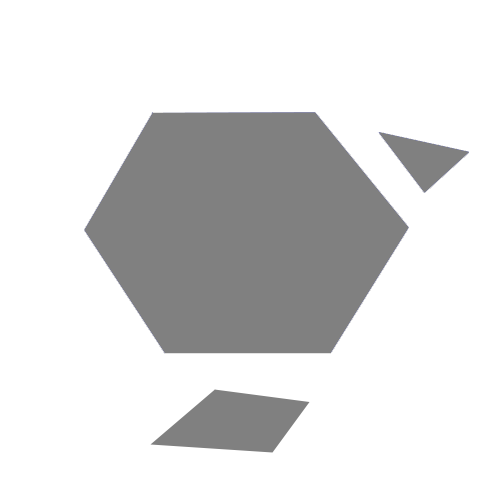
%> input picture edge detection.png, 500 x 500 px
$ octave edge_detection.m   (GNU Octave 9; MATLAB toolbox functions it lacks are replaced by stand-ins)
%> lines starting %> are read from the running program, lines starting %| are printed output that depends on the picture
img = imread('edge detection.png');
%> img is the input picture: size 500x500x3 uint8; mean R, G, B 220.7, 220.7, 220.7
img1 = rgb2gray(img);
imshow(img1);

[gx, gy] = imgradientxy(img1, 'sobel');
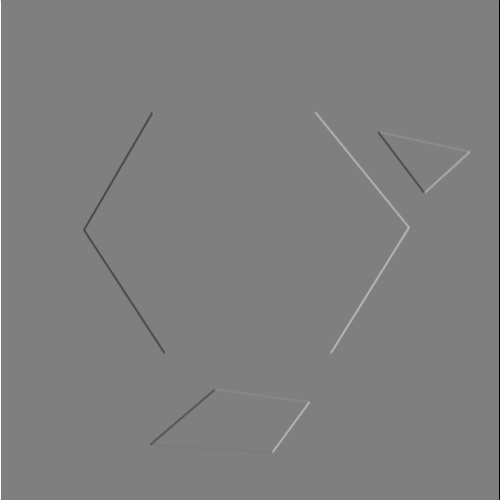
%> gx: size 500x500 double; min -1020, max 1020, mean 0; drawn with min black and max white
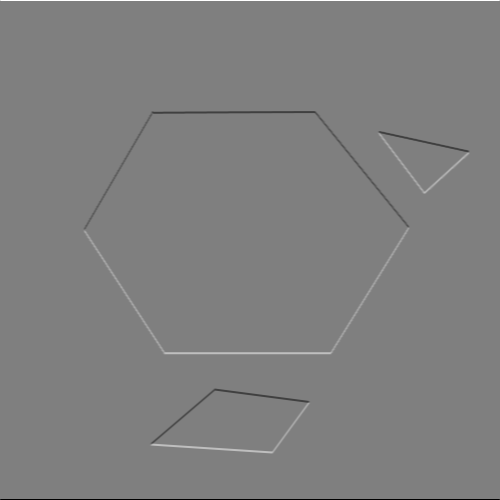
%> gy: size 500x500 double; min -1020, max 1020, mean 0; mean of the top-left, top-right, bottom-left and bottom-right quarters 1.6, 1.7, -1.6, -1.7; drawn with min black and max white
% imshow((gx + 4)/8);
figure, imshow(gx, []);
figure, imshow(gx, [-4 4]);
%> after `imshow(gx, [-4 4])`:
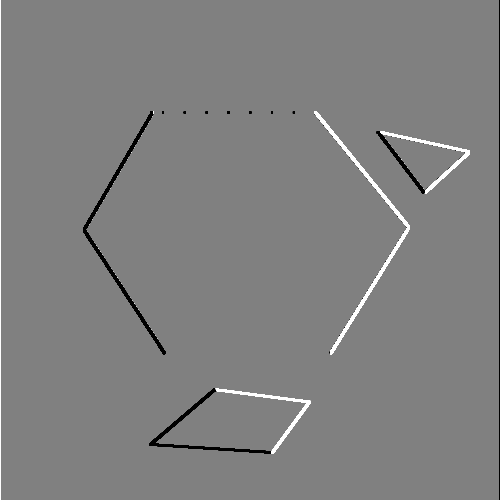
%> displayed picture: size 500x500, on the screen's scale of 0 to 255; min 0, max 255, mean 128

[Gmag,Gdir] = imgradient(gx, gy);
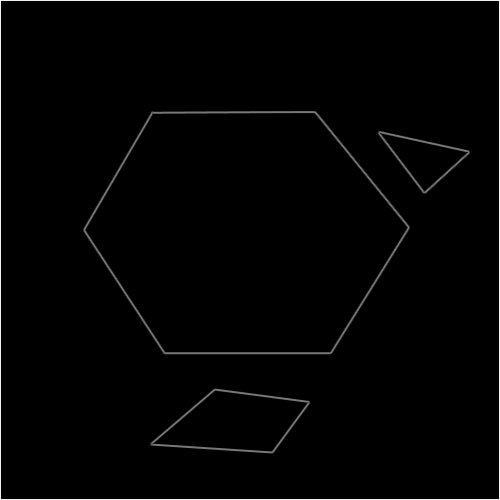
%> Gmag: size 500x500 double; min 0, max 1081.9, mean 14.2; drawn with min black and max white
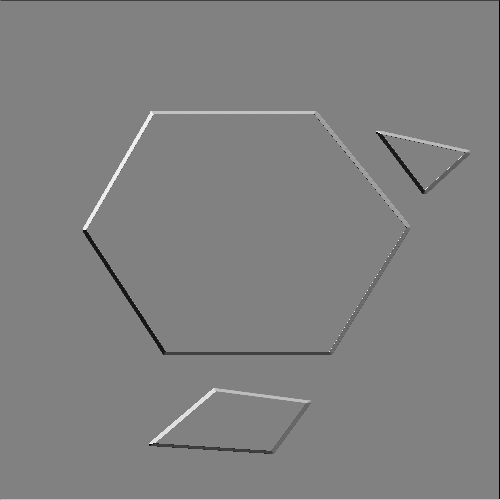
%> Gdir: size 500x500 double; min -180, max 173.6, mean -0.4; drawn with min black and max white
figure, imshow(Gmag/(4 * sqrt(2)));
%> after `imshow(Gmag/(4 * sqrt(2)))`:
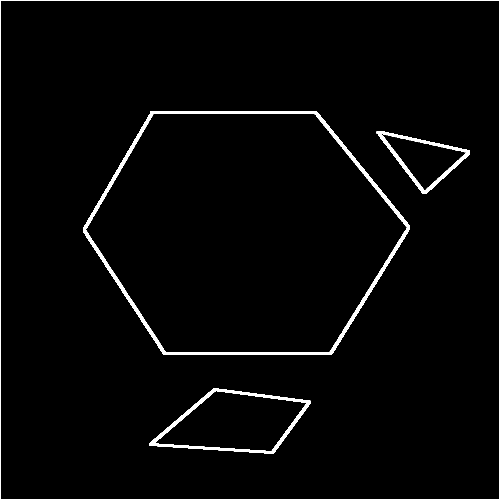
%> displayed picture: size 500x500, on the screen's scale of 0 to 255; min 0, max 255, mean 7.6
figure, imshow((Gdir + 180.0) / 360.0);

% my_gred = select_gdir(Gmag, Gdir, 1, 30, 60);
% figure, imshow(my_gred);
% function result = select_gdir(Gmag, )
%
% end

$ run again, with 1.png copied over edge detection.png
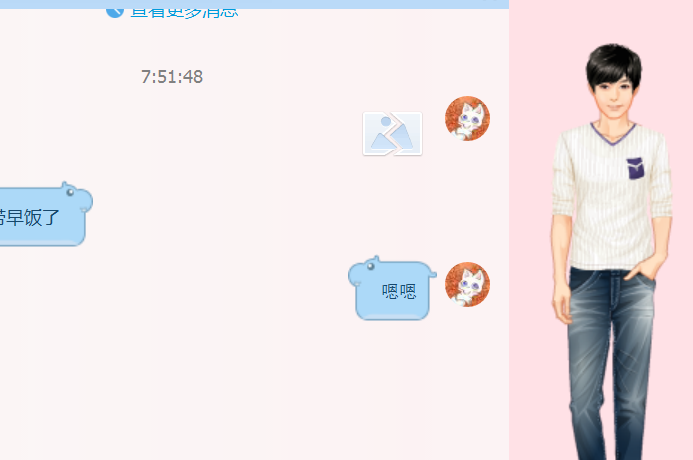
%> input picture 1.png, 693 x 460 px
%> img is the input picture: size 460x693x3 uint8; mean R, G, B 238, 229.4, 231.8
%> `[Gmag,Gdir] = imgradient(gx, gy);`:
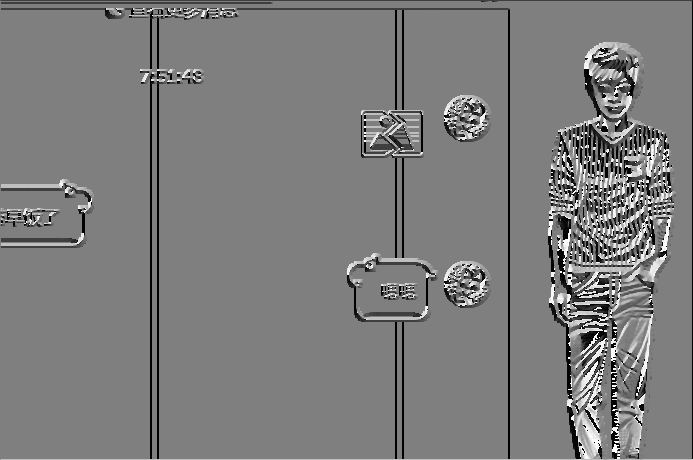
%> Gdir: size 460x693 double; min -180, max 179.9, mean -3.6; drawn with min black and max white
%> `imshow(Gmag/(4 * sqrt(2)))`:
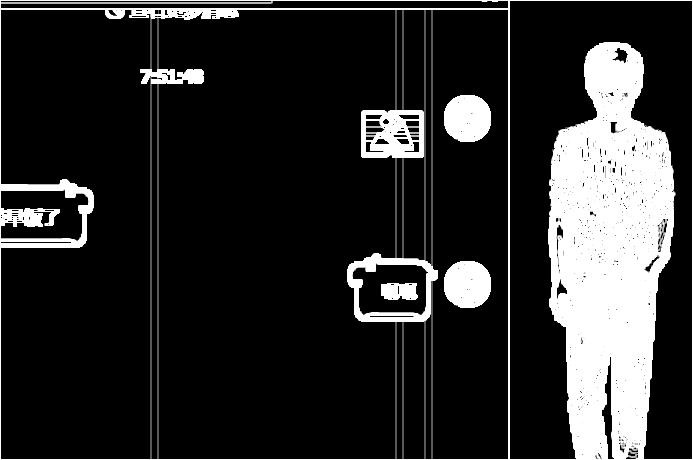
%> displayed picture: size 460x693, on the screen's scale of 0 to 255; min 0, max 255, mean 44.4
